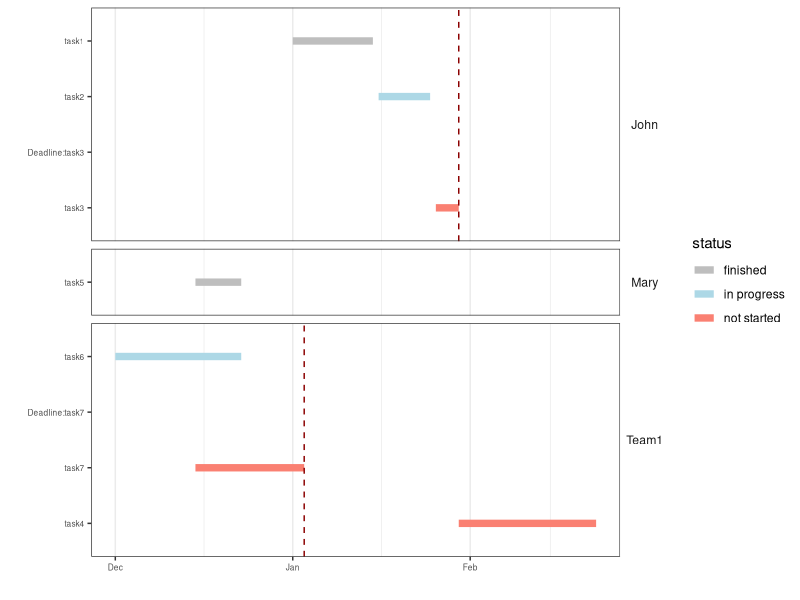
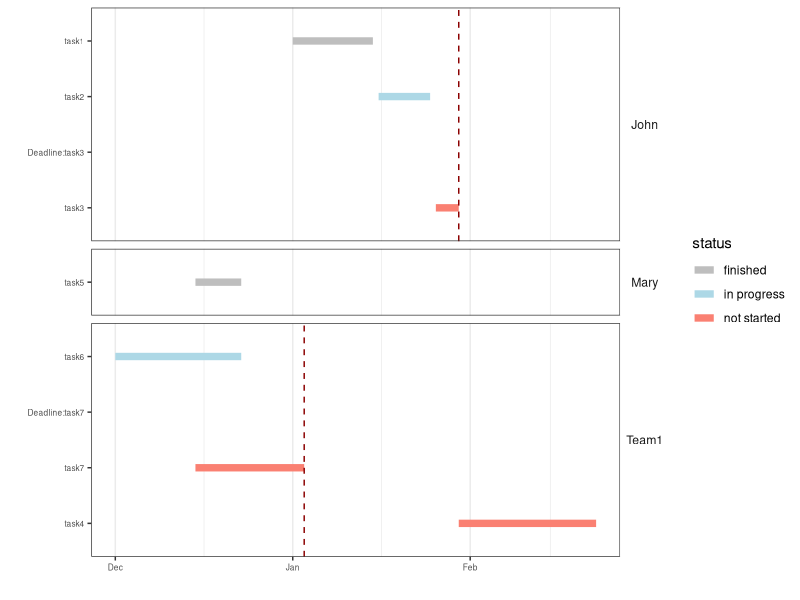

These charts were generated, in order, by the following R code:
# load neccessary packages
library(data.table)
library(ggplot2)
library(stringr)

# read in input data
# format: 
# content	group	member	start	end	status
# task1 John NA  30/01/17 30/02/17 finished
# task2 Team1 NA  30/01/17 30/02/17 not started
# Deadline: task3 John NA 30/01/17 30/01/17 in progress
dat <- fread('example_timeline.txt')

# prepare data
dat$start <- as.Date(dat$start, format = '%d/%m/%y')
dat$end <- as.Date(dat$end, format = '%d/%m/%y')
dat <- dat[order(dat$end, decreasing = TRUE), ]

# Here order the individuals/teams
dat$group <- factor(dat$group, levels = c('John', 'Jack', 'Mary', 'Team1'))
dat$content <- factor(dat$content, levels = as.character(dat$content))

# Separately parse deadlines
deadlines <- dat[str_detect(dat$content, 'Deadline'), ]
deadlines <- dat[str_detect(dat$content, 'Deadline'), ]

# Visualize

gantt <- ggplot(data = dat) +
  geom_segment(aes(x = start, xend = end, y = content, yend = content, colour = status), size = 2.5) +
  theme_bw() + theme_bw() + facet_grid(group ~ ., drop = TRUE, scales = "free_y", space = "free") + 
  theme(axis.text = element_text(size = 6), panel.grid.minor.y = element_blank(), 
        panel.grid.major.y = element_blank(), 
        strip.text.y = element_text(angle = 0),
        strip.background = element_rect(colour = "black", fill = "white",
                                        size = 0)) + 
  geom_vline(aes(xintercept = as.numeric(Sys.Date())), colour="red", linetype = 1, size = 0.25) +
  geom_vline(data = deadlines, aes(xintercept = as.numeric(deadlines$start)), colour = 'darkred', linetype = 2) + 
  scale_colour_manual(values = c("finished" = "grey", "in progress" = "lightblue", "not started" = "salmon")) + ylab('') + xlab('')

gantt

# adjust size and save as .png  
ggsave('gantt_test.png', dpi = 600, width = 8 * 1.3, height = 4 * 1.3, units = 'in')
